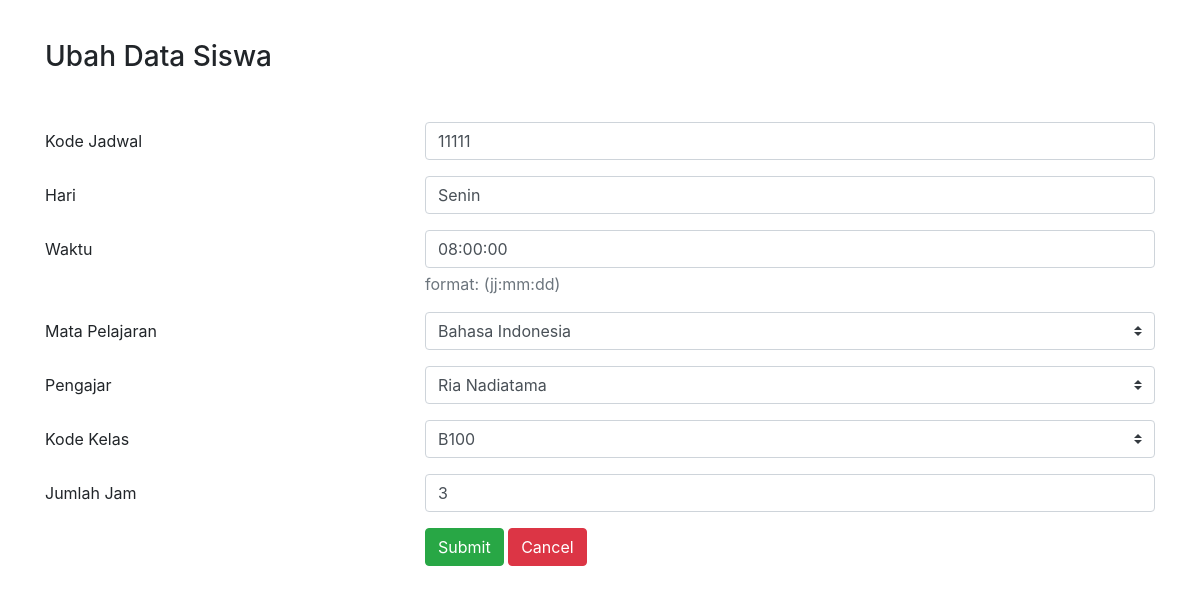
Screenshot of /ubah-jadwal.php?kd_jadwal=11111 (signed in) with the database file from the repository.
### tables this page shows
CREATE TABLE `jadwal_pelajaran` (
  `kd_jadwal` char(5) NOT NULL,
  `hari` varchar(10) NOT NULL,
  `waktu` time NOT NULL,
  `jmlh_jam` int(3) NOT NULL,
  `kd_kelas` char(4) NOT NULL,
  `nip` char(18) NOT NULL,
  `kd_mapel` char(4) NOT NULL
);

### functions.php (called while the page is built, shortened)
<?php
$conn = mysqli_connect("localhost", "root", "", "sekolah_database");
function query($query) {
	global $conn;
	$result = mysqli_query($conn, $query);
	$rows = [];
	while( $row = mysqli_fetch_assoc($result) ) {
		$rows[] = $row;
	}
	return $rows;
}
?>

### ubah-jadwal.php (the view, shortened to what this page needs)
<?php
require 'functions.php';
$kd_jadwal = $_GET["kd_jadwal"];
$jadwal_pelajaran = query("SELECT * FROM jadwal_pelajaran WHERE kd_jadwal = $kd_jadwal")[0];
?>
<!DOCTYPE html>
<html lang="en">
<head>
    <link rel="stylesheet" href="assets/css/form.css">
    <link rel="stylesheet" href="https://stackpath.bootstrapcdn.com/bootstrap/4.1.3/css/bootstrap.min.css">
    <link rel="stylesheet" href="https://maxcdn.bootstrapcdn.com/font-awesome/4.7.0/css/font-awesome.min.css">
</head>
<body>
    <header class="container">
        <h3>Ubah Data Siswa</h3>
    </header>
    <section id="edit-data-siswa" class="container">
        <form action="" method="post" enctype="multipart/form-data">
            <div class="form-group row">
                <label for="kd_jadwal" class="col-4 col-form-label">Kode Jadwal</label>
                <div class="col-8">
                    <input id="kd_jadwal" name="kd_jadwal" placeholder="masukkan kode jadwal" type="text"
                        class="form-control" required="required" value="<?= $jadwal_pelajaran["kd_jadwal"]; ?>">
                </div>
            </div>
            <div class="form-group row">
                <label for="hari" class="col-4 col-form-label">Hari</label>
                <div class="col-8">
                    <input id="hari" name="hari" placeholder="masukkan hari" type="text" class="form-control"
                        required="required" value="<?= $jadwal_pelajaran["hari"]; ?>">
                </div>
            </div>
            <div class="form-group row">
                <label for="waktu" class="col-4 col-form-label">Waktu</label>
                <div class="col-8">
                    <input id="waktu" name="waktu" placeholder="masukkan waktu mulai mata pelajaran" type="text"
                        class="form-control" required="required" aria-describedby="waktuHelpBlock"
                        value="<?= $jadwal_pelajaran["waktu"]; ?>">
                    <span id="waktuHelpBlock" class="form-text text-muted">format: (jj:mm:dd)</span>
                </div>
            </div>
            <div class="form-group row">
                <label for="kd_mapel" class="col-4 col-form-label">Mata Pelajaran</label>
                <div class="col-8">
                    <select id="kd_mapel" name="kd_mapel" class="custom-select">
                        <option value="1004"
                            <?= $jadwal_pelajaran['kd_mapel'] == '1004' ? ' selected="selected"' : ''; ?>>Bahasa
                            Indonesia</option>
                    </select>
                </div>
            </div>
            <div class="form-group row">
                <label for="nip" class="col-4 col-form-label">Pengajar</label>
                <div class="col-8">
                    <select id="nip" name="nip" class="custom-select">
                        <option value="1234567890112343"
                            <?= $jadwal_pelajaran['nip'] == '1234567890112343' ? ' selected="selected"' : ''; ?>>Ria
                            Nadiatama</option>
                    </select>
                </div>
            </div>
            <div class="form-group row">
                <label for="kd_kelas" class="col-4 col-form-label">Kode Kelas</label>
                <div class="col-8">
                    <select id="kd_kelas" name="kd_kelas" class="custom-select">
                        <option value="B100"
                            <?= $jadwal_pelajaran['kd_kelas'] == 'B100' ? ' selected="selected"' : ''; ?>>B100</option>
                    </select>
                </div>
            </div>
            <div class="form-group row">
                <label for="jmlh_jam" class="col-4 col-form-label">Jumlah Jam</label>
                <div class="col-8">
                    <input id="jmlh_jam" name="jmlh_jam" placeholder="masukkan jumlah jam pelajaran" type="text"
                        class="form-control" required="required" value="<?= $jadwal_pelajaran["jmlh_jam"]; ?>">
                </div>
            </div>
            <div class="form-group row">
                <div class="offset-4 col-8">
                    <button name="submit" type="submit" class="btn btn-success">Submit</button>
                    <button name="submit" type="submit" class="btn btn-danger"><a href="data-jadwal.php"
                            style="color: #fff; text-decoration:none; ">Cancel</a></button>
                </div>
            </div>
        </form>
    </section>
</body>
</html>

### assets/css/form.css (style rules this page uses)
* { margin: 0; padding: 0; box-sizing: border-box; text-decoration: none; list-style: none; }
body { font-family: 'Poppins', sans-serif; }
.container { width: 80%; margin: auto; }
header { padding: 40px 0; }

### rows the page displays
jadwal_pelajaran: kd_jadwal "11111", hari "Senin", waktu "08:00:00", kd_mapel "Bahasa Indonesia", nip "Ria Nadiatama", kd_kelas "B100", jmlh_jam "3"
